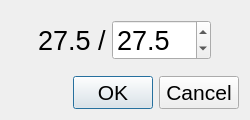
<?xml version="1.0" encoding="UTF-8"?>
<ui version="4.0">
 <class>DialogTemperatureTarget</class>
 <widget class="QDialog" name="DialogTemperatureTarget">
  <property name="windowModality">
   <enum>Qt::ApplicationModal</enum>
  </property>
  <property name="geometry">
   <rect>
    <x>0</x>
    <y>0</y>
    <width>250</width>
    <height>120</height>
   </rect>
  </property>
  <property name="minimumSize">
   <size>
    <width>250</width>
    <height>120</height>
   </size>
  </property>
  <property name="maximumSize">
   <size>
    <width>250</width>
    <height>120</height>
   </size>
  </property>
  <property name="windowTitle">
   <string>Dialog</string>
  </property>
  <layout class="QVBoxLayout" name="verticalLayout_2">
   <item>
    <spacer name="verticalSpacer_Top">
     <property name="orientation">
      <enum>Qt::Vertical</enum>
     </property>
     <property name="sizeHint" stdset="0">
      <size>
       <width>20</width>
       <height>40</height>
      </size>
     </property>
    </spacer>
   </item>
   <item>
    <layout class="QVBoxLayout" name="verticalLayout">
     <item>
      <layout class="QHBoxLayout" name="horizontalLayout">
       <item>
        <spacer name="horizontalSpacer_Left">
         <property name="orientation">
          <enum>Qt::Horizontal</enum>
         </property>
         <property name="sizeHint" stdset="0">
          <size>
           <width>40</width>
           <height>20</height>
          </size>
         </property>
        </spacer>
       </item>
       <item>
        <widget class="QLabel" name="label_TemperatureCurrent">
         <property name="font">
          <font>
           <pointsize>20</pointsize>
          </font>
         </property>
         <property name="autoFillBackground">
          <bool>false</bool>
         </property>
         <property name="text">
          <string>27.5 /</string>
         </property>
        </widget>
       </item>
       <item>
        <widget class="QDoubleSpinBox" name="spinBox_TemperatureTarget">
         <property name="font">
          <font>
           <pointsize>20</pointsize>
          </font>
         </property>
         <property name="decimals">
          <number>1</number>
         </property>
         <property name="singleStep">
          <double>0.500000000000000</double>
         </property>
         <property name="value">
          <double>27.500000000000000</double>
         </property>
        </widget>
       </item>
       <item>
        <spacer name="horizontalSpacer_Right">
         <property name="orientation">
          <enum>Qt::Horizontal</enum>
         </property>
         <property name="sizeHint" stdset="0">
          <size>
           <width>40</width>
           <height>20</height>
          </size>
         </property>
        </spacer>
       </item>
      </layout>
     </item>
    </layout>
   </item>
   <item>
    <spacer name="verticalSpacer_Bottom">
     <property name="orientation">
      <enum>Qt::Vertical</enum>
     </property>
     <property name="sizeHint" stdset="0">
      <size>
       <width>20</width>
       <height>40</height>
      </size>
     </property>
    </spacer>
   </item>
   <item>
    <widget class="QDialogButtonBox" name="buttonBox">
     <property name="font">
      <font>
       <pointsize>16</pointsize>
      </font>
     </property>
     <property name="orientation">
      <enum>Qt::Horizontal</enum>
     </property>
     <property name="standardButtons">
      <set>QDialogButtonBox::Cancel|QDialogButtonBox::Ok</set>
     </property>
    </widget>
   </item>
  </layout>
 </widget>
 <resources/>
 <connections>
  <connection>
   <sender>buttonBox</sender>
   <signal>accepted()</signal>
   <receiver>DialogTemperatureTarget</receiver>
   <slot>accept()</slot>
   <hints>
    <hint type="sourcelabel">
     <x>248</x>
     <y>254</y>
    </hint>
    <hint type="destinationlabel">
     <x>157</x>
     <y>274</y>
    </hint>
   </hints>
  </connection>
  <connection>
   <sender>buttonBox</sender>
   <signal>rejected()</signal>
   <receiver>DialogTemperatureTarget</receiver>
   <slot>reject()</slot>
   <hints>
    <hint type="sourcelabel">
     <x>316</x>
     <y>260</y>
    </hint>
    <hint type="destinationlabel">
     <x>286</x>
     <y>274</y>
    </hint>
   </hints>
  </connection>
 </connections>
</ui>
